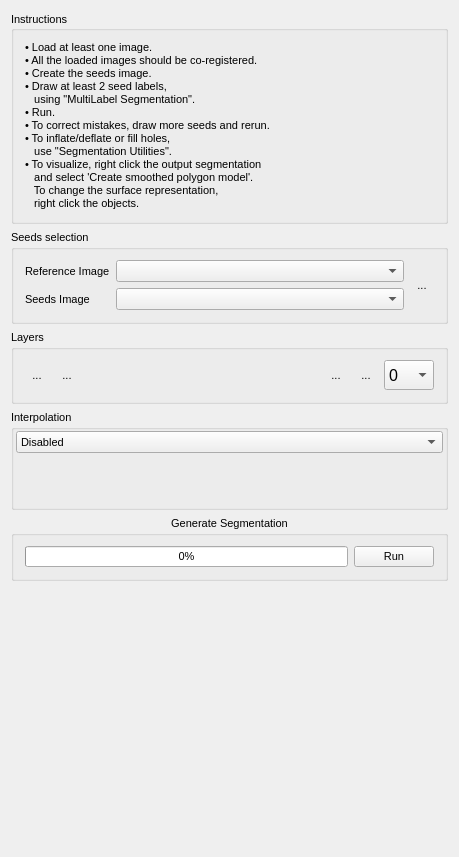
<?xml version="1.0" encoding="UTF-8"?>
<ui version="4.0">
 <class>QmitkCaPTkInteractiveSegmentationControls</class>
 <widget class="QWidget" name="QmitkCaPTkInteractiveSegmentationControls">
  <property name="geometry">
   <rect>
    <x>0</x>
    <y>0</y>
    <width>459</width>
    <height>857</height>
   </rect>
  </property>
  <property name="sizePolicy">
   <sizepolicy hsizetype="Minimum" vsizetype="Minimum">
    <horstretch>0</horstretch>
    <verstretch>0</verstretch>
   </sizepolicy>
  </property>
  <property name="minimumSize">
   <size>
    <width>0</width>
    <height>0</height>
   </size>
  </property>
  <property name="font">
   <font>
    <family>MS Shell Dlg 2</family>
    <pointsize>8</pointsize>
    <weight>50</weight>
    <italic>false</italic>
    <bold>false</bold>
    <underline>false</underline>
    <strikeout>false</strikeout>
   </font>
  </property>
  <property name="windowTitle">
   <string>QmitkCaPTkInteractiveSegmentation</string>
  </property>
  <layout class="QVBoxLayout" name="verticalLayout_5">
   <item>
    <widget class="QGroupBox" name="groupBoxInstructions">
     <property name="sizePolicy">
      <sizepolicy hsizetype="Minimum" vsizetype="Fixed">
       <horstretch>0</horstretch>
       <verstretch>0</verstretch>
      </sizepolicy>
     </property>
     <property name="layoutDirection">
      <enum>Qt::LeftToRight</enum>
     </property>
     <property name="title">
      <string>Instructions</string>
     </property>
     <property name="alignment">
      <set>Qt::AlignLeading|Qt::AlignLeft|Qt::AlignVCenter</set>
     </property>
     <layout class="QVBoxLayout" name="verticalLayout_7">
      <item>
       <widget class="QLabel" name="label">
        <property name="sizePolicy">
         <sizepolicy hsizetype="Preferred" vsizetype="Expanding">
          <horstretch>0</horstretch>
          <verstretch>0</verstretch>
         </sizepolicy>
        </property>
        <property name="text">
         <string>• Load at least one image.
• All the loaded images should be co-registered.
• Create the seeds image.
• Draw at least 2 seed labels,
   using &quot;MultiLabel Segmentation&quot;.
• Run.
• To correct mistakes, draw more seeds and rerun.
• To inflate/deflate or fill holes,
   use &quot;Segmentation Utilities&quot;.
• To visualize, right click the output segmentation
   and select 'Create smoothed polygon model'.
   To change the surface representation,
   right click the objects.</string>
        </property>
        <property name="wordWrap">
         <bool>true</bool>
        </property>
       </widget>
      </item>
     </layout>
    </widget>
   </item>
   <item>
    <widget class="QGroupBox" name="groupBox_DataSelection">
     <property name="sizePolicy">
      <sizepolicy hsizetype="Minimum" vsizetype="Fixed">
       <horstretch>0</horstretch>
       <verstretch>0</verstretch>
      </sizepolicy>
     </property>
     <property name="title">
      <string>Seeds selection</string>
     </property>
     <layout class="QGridLayout" name="gridLayout">
      <item row="0" column="0">
       <widget class="QLabel" name="label_PatientImage">
        <property name="text">
         <string>Reference Image</string>
        </property>
       </widget>
      </item>
      <item row="0" column="1">
       <widget class="QmitkDataStorageComboBox" name="m_cbReferenceNodeSelector">
        <property name="sizePolicy">
         <sizepolicy hsizetype="Expanding" vsizetype="Fixed">
          <horstretch>0</horstretch>
          <verstretch>0</verstretch>
         </sizepolicy>
        </property>
       </widget>
      </item>
      <item row="0" column="2" rowspan="2">
       <widget class="QToolButton" name="m_pbNewSegmentationSession">
        <property name="toolTip">
         <string>Create a new segmentation session</string>
        </property>
        <property name="text">
         <string>...</string>
        </property>
        <property name="icon">
         <iconset resource="../../resources/multilabelsegmentation.qrc">
          <normaloff>:/multilabelsegmentation/NewSegmentationSession_48x48.png</normaloff>:/multilabelsegmentation/NewSegmentationSession_48x48.png</iconset>
        </property>
        <property name="iconSize">
         <size>
          <width>28</width>
          <height>28</height>
         </size>
        </property>
        <property name="shortcut">
         <string>N</string>
        </property>
        <property name="autoRaise">
         <bool>true</bool>
        </property>
       </widget>
      </item>
      <item row="1" column="0">
       <widget class="QLabel" name="label_Segmentation">
        <property name="text">
         <string>Seeds Image</string>
        </property>
       </widget>
      </item>
      <item row="1" column="1">
       <widget class="QmitkDataStorageComboBox" name="m_cbWorkingNodeSelector">
        <property name="sizePolicy">
         <sizepolicy hsizetype="Expanding" vsizetype="Fixed">
          <horstretch>0</horstretch>
          <verstretch>0</verstretch>
         </sizepolicy>
        </property>
       </widget>
      </item>
     </layout>
    </widget>
   </item>
   <item>
    <widget class="QGroupBox" name="groupBox_Layer">
     <property name="title">
      <string>Layers</string>
     </property>
     <property name="flat">
      <bool>true</bool>
     </property>
     <property name="checkable">
      <bool>false</bool>
     </property>
     <layout class="QHBoxLayout" name="horizontalLayout">
      <item>
       <widget class="QToolButton" name="m_btAddLayer">
        <property name="toolTip">
         <string>Add a layer to the current segmentation session</string>
        </property>
        <property name="text">
         <string>...</string>
        </property>
        <property name="icon">
         <iconset>
          <normaloff>:/Qmitk/AddLayer_48x48.png</normaloff>:/Qmitk/AddLayer_48x48.png</iconset>
        </property>
        <property name="iconSize">
         <size>
          <width>28</width>
          <height>28</height>
         </size>
        </property>
        <property name="autoRaise">
         <bool>true</bool>
        </property>
       </widget>
      </item>
      <item>
       <widget class="QToolButton" name="m_btDeleteLayer">
        <property name="toolTip">
         <string>Delete the active layer</string>
        </property>
        <property name="text">
         <string>...</string>
        </property>
        <property name="icon">
         <iconset>
          <normaloff>:/Qmitk/DeleteLayer_48x48.png</normaloff>:/Qmitk/DeleteLayer_48x48.png</iconset>
        </property>
        <property name="iconSize">
         <size>
          <width>28</width>
          <height>28</height>
         </size>
        </property>
        <property name="autoRaise">
         <bool>true</bool>
        </property>
       </widget>
      </item>
      <item>
       <spacer name="horizontalSpacer1">
        <property name="orientation">
         <enum>Qt::Horizontal</enum>
        </property>
        <property name="sizeHint" stdset="0">
         <size>
          <width>0</width>
          <height>20</height>
         </size>
        </property>
       </spacer>
      </item>
      <item>
       <widget class="QToolButton" name="m_btPreviousLayer">
        <property name="toolTip">
         <string>Change to the previous available layer</string>
        </property>
        <property name="text">
         <string>...</string>
        </property>
        <property name="icon">
         <iconset>
          <normaloff>:/Qmitk/PreviousLayer_48x48.png</normaloff>:/Qmitk/PreviousLayer_48x48.png</iconset>
        </property>
        <property name="iconSize">
         <size>
          <width>28</width>
          <height>28</height>
         </size>
        </property>
        <property name="autoRaise">
         <bool>true</bool>
        </property>
       </widget>
      </item>
      <item>
       <widget class="QToolButton" name="m_btNextLayer">
        <property name="toolTip">
         <string>Change to the next available layer</string>
        </property>
        <property name="text">
         <string>...</string>
        </property>
        <property name="icon">
         <iconset>
          <normaloff>:/Qmitk/NextLayer_48x48.png</normaloff>:/Qmitk/NextLayer_48x48.png</iconset>
        </property>
        <property name="iconSize">
         <size>
          <width>28</width>
          <height>28</height>
         </size>
        </property>
        <property name="autoRaise">
         <bool>true</bool>
        </property>
       </widget>
      </item>
      <item>
       <widget class="QComboBox" name="m_cbActiveLayer">
        <property name="sizePolicy">
         <sizepolicy hsizetype="Preferred" vsizetype="Fixed">
          <horstretch>0</horstretch>
          <verstretch>0</verstretch>
         </sizepolicy>
        </property>
        <property name="minimumSize">
         <size>
          <width>50</width>
          <height>30</height>
         </size>
        </property>
        <property name="maximumSize">
         <size>
          <width>40</width>
          <height>30</height>
         </size>
        </property>
        <property name="font">
         <font>
          <pointsize>12</pointsize>
         </font>
        </property>
        <property name="toolTip">
         <string>Switch to a layer</string>
        </property>
        <item>
         <property name="text">
          <string>0</string>
         </property>
        </item>
       </widget>
      </item>
     </layout>
    </widget>
   </item>
   <item>
    <widget class="QGroupBox" name="m_gbInterpolation">
     <property name="sizePolicy">
      <sizepolicy hsizetype="Preferred" vsizetype="Fixed">
       <horstretch>0</horstretch>
       <verstretch>0</verstretch>
      </sizepolicy>
     </property>
     <property name="title">
      <string>Interpolation</string>
     </property>
     <layout class="QVBoxLayout" name="verticalLayout_4">
      <property name="spacing">
       <number>2</number>
      </property>
      <property name="sizeConstraint">
       <enum>QLayout::SetMinimumSize</enum>
      </property>
      <property name="leftMargin">
       <number>2</number>
      </property>
      <property name="topMargin">
       <number>2</number>
      </property>
      <property name="rightMargin">
       <number>2</number>
      </property>
      <property name="bottomMargin">
       <number>2</number>
      </property>
      <item>
       <widget class="QComboBox" name="m_cbInterpolation">
        <property name="sizePolicy">
         <sizepolicy hsizetype="Preferred" vsizetype="Minimum">
          <horstretch>0</horstretch>
          <verstretch>0</verstretch>
         </sizepolicy>
        </property>
        <item>
         <property name="text">
          <string>Disabled</string>
         </property>
        </item>
        <item>
         <property name="text">
          <string>2D Interpolation</string>
         </property>
        </item>
        <item>
         <property name="text">
          <string>3D Interpolation</string>
         </property>
        </item>
       </widget>
      </item>
      <item>
       <widget class="QStackedWidget" name="m_swInterpolation">
        <property name="sizePolicy">
         <sizepolicy hsizetype="Preferred" vsizetype="Minimum">
          <horstretch>0</horstretch>
          <verstretch>0</verstretch>
         </sizepolicy>
        </property>
        <property name="currentIndex">
         <number>1</number>
        </property>
        <widget class="QWidget" name="page_2">
         <property name="sizePolicy">
          <sizepolicy hsizetype="Preferred" vsizetype="Minimum">
           <horstretch>0</horstretch>
           <verstretch>0</verstretch>
          </sizepolicy>
         </property>
         <layout class="QVBoxLayout" name="verticalLayout_6">
          <property name="sizeConstraint">
           <enum>QLayout::SetMinimumSize</enum>
          </property>
          <property name="leftMargin">
           <number>0</number>
          </property>
          <property name="topMargin">
           <number>0</number>
          </property>
          <property name="rightMargin">
           <number>0</number>
          </property>
          <property name="bottomMargin">
           <number>0</number>
          </property>
          <item>
           <widget class="QmitkSliceBasedInterpolatorWidget" name="m_SliceBasedInterpolatorWidget" native="true">
            <property name="sizePolicy">
             <sizepolicy hsizetype="Preferred" vsizetype="Minimum">
              <horstretch>0</horstretch>
              <verstretch>0</verstretch>
             </sizepolicy>
            </property>
            <property name="minimumSize">
             <size>
              <width>0</width>
              <height>0</height>
             </size>
            </property>
            <property name="font">
             <font>
              <weight>50</weight>
              <bold>false</bold>
             </font>
            </property>
           </widget>
          </item>
         </layout>
        </widget>
        <widget class="QWidget" name="page_3">
         <property name="sizePolicy">
          <sizepolicy hsizetype="Preferred" vsizetype="Minimum">
           <horstretch>0</horstretch>
           <verstretch>0</verstretch>
          </sizepolicy>
         </property>
         <layout class="QVBoxLayout" name="verticalLayout_3">
          <property name="sizeConstraint">
           <enum>QLayout::SetMinimumSize</enum>
          </property>
          <property name="leftMargin">
           <number>0</number>
          </property>
          <property name="topMargin">
           <number>0</number>
          </property>
          <property name="rightMargin">
           <number>0</number>
          </property>
          <property name="bottomMargin">
           <number>0</number>
          </property>
          <item>
           <widget class="QmitkSurfaceBasedInterpolatorWidget" name="m_SurfaceBasedInterpolatorWidget" native="true">
            <property name="sizePolicy">
             <sizepolicy hsizetype="Preferred" vsizetype="Minimum">
              <horstretch>0</horstretch>
              <verstretch>0</verstretch>
             </sizepolicy>
            </property>
            <property name="minimumSize">
             <size>
              <width>0</width>
              <height>50</height>
             </size>
            </property>
            <property name="font">
             <font>
              <weight>50</weight>
              <bold>false</bold>
             </font>
            </property>
           </widget>
          </item>
         </layout>
        </widget>
        <widget class="QWidget" name="page">
         <property name="sizePolicy">
          <sizepolicy hsizetype="Preferred" vsizetype="Minimum">
           <horstretch>0</horstretch>
           <verstretch>0</verstretch>
          </sizepolicy>
         </property>
        </widget>
       </widget>
      </item>
     </layout>
    </widget>
   </item>
   <item>
    <widget class="QGroupBox" name="groupBox_Run">
     <property name="title">
      <string>Generate Segmentation</string>
     </property>
     <property name="alignment">
      <set>Qt::AlignHCenter|Qt::AlignTop</set>
     </property>
     <property name="flat">
      <bool>true</bool>
     </property>
     <layout class="QHBoxLayout" name="horizontalLayout_3">
      <item>
       <widget class="QProgressBar" name="progressBar">
        <property name="value">
         <number>0</number>
        </property>
        <property name="alignment">
         <set>Qt::AlignCenter</set>
        </property>
       </widget>
      </item>
      <item>
       <widget class="QPushButton" name="pushButtonRun">
        <property name="text">
         <string>Run</string>
        </property>
       </widget>
      </item>
     </layout>
    </widget>
   </item>
   <item>
    <spacer name="verticalSpacer">
     <property name="orientation">
      <enum>Qt::Vertical</enum>
     </property>
     <property name="sizeHint" stdset="0">
      <size>
       <width>20</width>
       <height>40</height>
      </size>
     </property>
    </spacer>
   </item>
  </layout>
  <zorder>groupBox_DataSelection</zorder>
  <zorder>m_gbInterpolation</zorder>
  <zorder>groupBox_Layer</zorder>
  <zorder>groupBox_Run</zorder>
  <zorder>groupBoxInstructions</zorder>
 </widget>
 <layoutdefault spacing="6" margin="11"/>
 <customwidgets>
  <customwidget>
   <class>QmitkDataStorageComboBox</class>
   <extends>QComboBox</extends>
   <header location="global">QmitkDataStorageComboBox.h</header>
  </customwidget>
  <customwidget>
   <class>QmitkSliceBasedInterpolatorWidget</class>
   <extends>QWidget</extends>
   <header location="global">QmitkSliceBasedInterpolatorWidget.h</header>
   <container>1</container>
  </customwidget>
  <customwidget>
   <class>QmitkSurfaceBasedInterpolatorWidget</class>
   <extends>QWidget</extends>
   <header location="global">QmitkSurfaceBasedInterpolatorWidget.h</header>
   <container>1</container>
  </customwidget>
 </customwidgets>
 <includes>
  <include location="global">QmitkToolReferenceDataSelectionBox.h</include>
  <include location="global">QmitkToolGUIArea.h</include>
  <include location="global">QmitkToolSelectionBox.h</include>
 </includes>
 <resources>
  <include location="../../resources/multilabelsegmentation.qrc"/>
 </resources>
 <connections/>
</ui>
